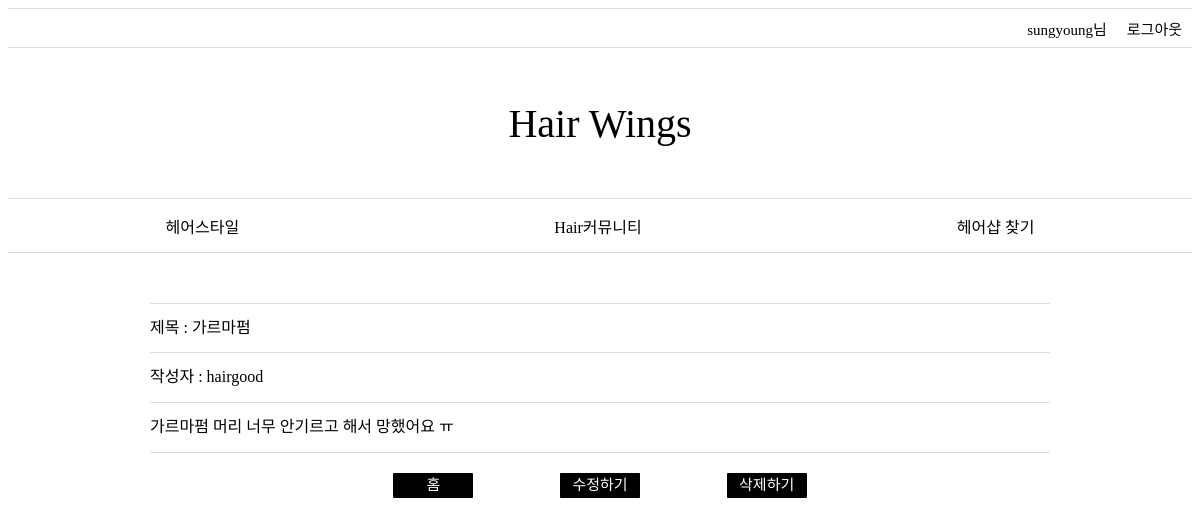
/page/8/ (signed in), run on the app's committed database.
### page/models.py (models this page shows, shortened)
class Community(models.Model):
    title = models.CharField(max_length=100)
    content = models.TextField()
    created_at = models.DateTimeField(auto_now_add=True)
    author = models.ForeignKey(User, on_delete = models.CASCADE, null = True)
    class Meta:
        db_table = 'community'

### page/views.py (the view)
# urls.py: path('page/<int:community_id>/', views.detail, name='detail'),
def detail(request, community_id):
    community = get_object_or_404(Community, pk=community_id)
    return render(request,'community_detail.html',{'community': community})

### page/templates/community_detail.html (shortened to what this page needs)
{% load static %}
<!DOCTYPE html>
<html lang="ko">
  <head>
    <link rel="stylesheet" href="{% static 'page/css/community_detail.css'%}" />
  </head>
  {% block content %}
  <body>
    <div class="login_bar">
      {% if user.is_authenticated %}
      <div class="login">{{user.username}}님</div>
      <div class="login"><a href="{% url 'logout' %}">로그아웃</a></div>
      {% endif %}
    </div>
    <div class="title" onclick="javascript:location.href='{% url 'home'%}'">
      Hair Wings
    </div>
    <div class="menu_bar">
      <div onclick="javascript:location.href='{% url 'hairstyle'%}'">
        헤어스타일
      </div>
      <div onclick="javascript:location.href='{% url 'community_home'%}'">
        Hair커뮤니티
      </div>
      <div onclick="javascript:location.href='{% url 'map'%}'">헤어샵 찾기</div>
    </div>
    <div class="community_detail_body">
      <div class="detail_title">제목 : {{community.title}}</div>
      <div class="detail_author">작성자 : {{community.author}}</div>
      <div class="detail_content">{{community.content}}</div>
      <div class="detail_bottom">
        <a href="{% url 'community_home' %}">홈</a>
        <a href="{% url 'edit' community.id %}">수정하기</a>
        <a href="{% url 'delete' community.id %}">삭제하기</a>
      </div>
    </div>
  </body>
</html>
{% endblock %}

### page/static/page/css/community_detail.css (style rules this page uses)
* { box-sizing: border-box; }
.login_bar { height: 40px; border-top: 1px solid #dddddd; border-bottom: 1px solid #dddddd; display: flex; flex-direction: row; justify-content: end; align-items: center; }
.login { font-size: 15px; margin: 10px; }
.login a { color: black; text-decoration: none; }
.title { height: 150px; font-size: 40px; display: flex; flex-direction: row; justify-content: center; align-items: center; font-family: "Times New Roman", Times, serif; }
.menu_bar { height: 55px; border-top: 1px solid #dddddd; border-bottom: 1px solid #dddddd; display: flex; flex-direction: row; justify-content: space-around; align-items: center; font-weight: 3px; }
.community_detail_body { width: 100%; height: 700px; padding-top: 50px; display: flex; flex-direction: column; align-items: center; }
.detail_title { width: 900px; height: 50px; border-top: 1px solid #dddddd; border-bottom: 1px solid #dddddd; padding-top: 10px; }
.detail_author { width: 900px; height: 50px; border-bottom: 1px solid #dddddd; padding-top: 10px; }
.detail_content { width: 900px; height: 50px; border-bottom: 1px solid #dddddd; padding-top: 10px; }
.detail_bottom { width: 500px; height: 50px; margin-top: 20px; display: flex; flex-direction: row; justify-content: space-around; }
.detail_bottom a { width: 80px; height: 25px; font-size: 15px; text-decoration: none; background-color: black; border-radius: 1px; color: white; display: inline-block; text-align: center; }

### data on the page
Community: title "가르마펌", author "hairgood", content "가르마펌 머리 너무 안기르고 해서 망했어요 ㅠ"

### other printed values
{{ user.username }} "sungyoung"
